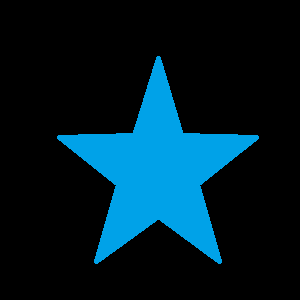
#> input picture image_processing_in_opencv/contours_in_opencv/contours_more_functions/blue3.png, 300 x 300 px
$ python demo_convexity_defect.py   (older library calls are emulated)
#> lines starting #> are read from the running program, lines starting #| are printed output that depends on the picture; after the words box and inside, x2 and y2 are one past the last pixel; in counts of white or black regions, pixels touching at a corner belong together
# -*- coding: utf-8 -*-
"""
Created on Tue Jun 23 13:02:26 2015
Original tutorial demo on convexity defect.
@author: Johnny
"""

import cv2
import numpy as np


img = cv2.imread('blue3.png')
#> img is the input picture: shape (300, 300, 3); mean B, G, R 40, 27.9, 0
img_gray = cv2.cvtColor(img, cv2.COLOR_BGR2GRAY)
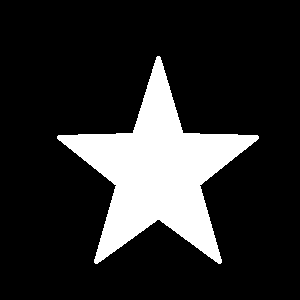
#> img_gray: shape (300, 300); values 0 (black) and 122 (white), 17.2% white; 1 white region, box (x1, y1, x2, y2) and area: (57, 56, 259, 264) 15519
ret, thresh = cv2.threshold(img_gray, 50, 255, 0)
#> thresh: shape (300, 300); 17.2% white; 1 white region
image, contours, hierarchy = cv2.findContours(thresh, 2, 1)
#> contours = 1 contour; box (x1, y1, x2, y2) and area: (57, 56, 259, 264) 15164
cnt = contours[0]
#> cnt = contour of 709 points, box (x1, y1, x2, y2) (57, 56, 259, 264), area 15164

hull = cv2.convexHull(cnt, returnPoints=False)
#> hull = [707, 556, 555, 553, 417, 416, 291, 290, 154, 152, 151, 0]
defects = cv2.convexityDefects(cnt, hull)
#> defects = [[0, 151, 77, 11416], [154, 290, 213, 11033], [291, 416, 353, 11264], [417, 553, 494, 11033], [556, 707, 630, 11491]]

for i in range(defects.shape[0]):
    s, e, f, d = defects[i, 0]
    start = tuple(cnt[s][0])
    end = tuple(cnt[e][0])
    far = tuple(cnt[f][0])
    cv2.line(img, start, end, [0, 255, 0], 2)
    cv2.circle(img, far, 5, [0, 0, 255], -1)
#> this loop made 5 passes
#> (s, e, f, d, start, end, far) on passes 1 to 5: (0, 151, 77, 11416, (157, 56), (58, 135), (132, 133)), (154, 290, 213, 11033, (57, 138), (94, 262), (116, 185)), (291, 416, 353, 11264, (95, 263), (220, 263), (157, 219)), (417, 553, 494, 11033, (221, 262), (258, 138), (199, 185)), (556, 707, 630, 11491, (257, 135), (159, 56), (183, 133))
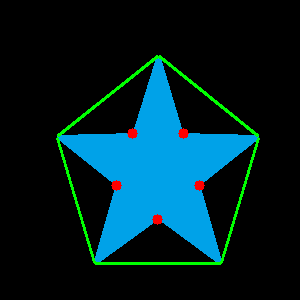
#> img: shape (300, 300, 3); 2.61% of pixels changed, all inside (x1, y1, x2, y2) = (56, 55, 260, 265)

cv2.imshow('img', img)
cv2.waitKey(0)
cv2.destroyAllWindows()
